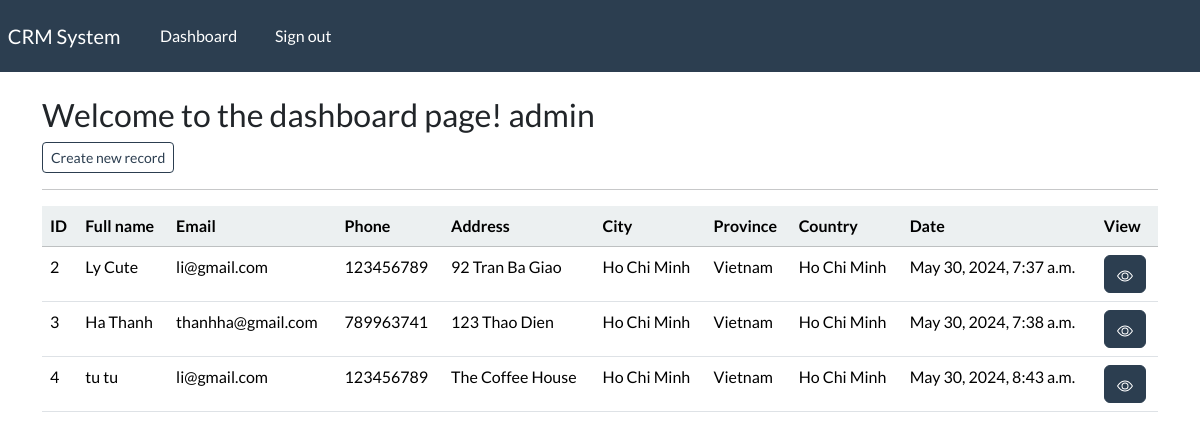
Page /dashboard (signed in) on the earlier database version.
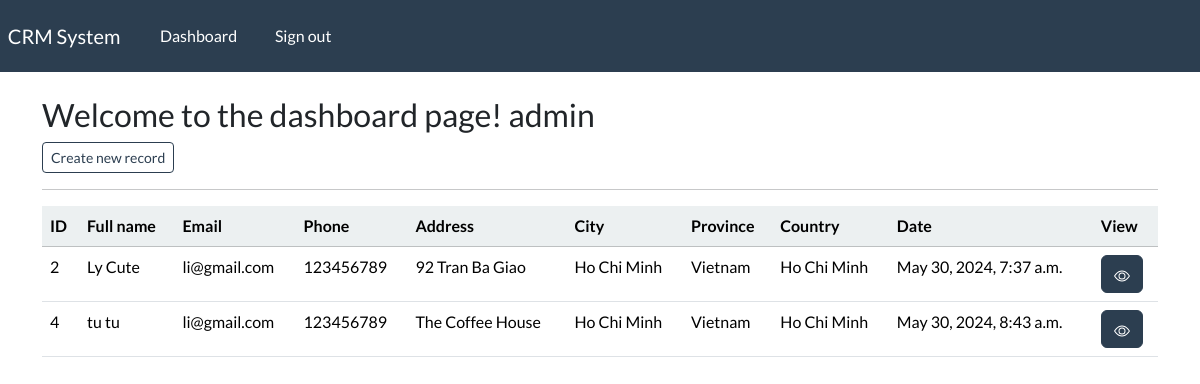
Same page on the later database version.
### webapp/models.py (models this page shows, shortened)
class Record(models.Model):
    creation_date= models.DateTimeField(auto_now_add=True)
    first_name = models.CharField(max_length=100)
    last_name = models.CharField(max_length=100)
    email= models.CharField(max_length= 255)
    phone= models.CharField(max_length=20)
    address= models.CharField(max_length=300)
    city = models.CharField(max_length=200)
    province = models.CharField(max_length=200)
    country= models.CharField(max_length=125)

### webapp/views.py (the view)
# urls.py: path("dashboard", views.dashboard, name='dashboard'),
@login_required(login_url='login')
def dashboard(request):
    my_records= Record.objects.all()
    context= {'records': my_records}
    return render(request, 'webapp/dashboard.html', context= context)

### webapp/templates/webapp/dashboard.html (shortened to what this page needs)
{% extends "webapp/base.html" %}
{% block content %}
    <h3>Welcome to the dashboard page! {{ user }}</h3>
    <a class="btn btn-outline-primary btn-sm" href="{% url 'create_record' %}">
        Create new record
    </a>
    <hr>
    <table class="table table-hover">
        <thead class="table-light">
            <tr>
                <th scope="col">ID</th>
                <th scope="col">Full name</th>
                <th scope="col">Email</th>
                <th scope="col">Phone</th>
                <th scope="col">Address</th>
                <th scope="col">City</th>
                <th scope="col">Province</th>
                <th scope="col">Country</th>
                <th scope="col">Date</th>
                <th scope="col">View</th>
            </tr>
        </thead>
        <tbody>
            {% if records %}
            {% for record in records %}
            <tr>
                <td>{{ record.id }}</td>
                <td>{{ record.first_name }}  {{record.last_name}}</td>
                <td>{{ record.email }}</td>
                <td>{{ record.phone }}</td>
                <td>{{ record.address }}</td>
                <td>{{ record.city }}</td>
                <td>{{ record.country }}</td>
                <td>{{ record.province }}</td>
                <td>{{ record.creation_date }}</td>
                <td>
                    <a href="{% url 'view-record' record.id %}" class="btn btn-primary">
                        <i class="bi bi-eye-fill"></i>
                      </a>
                </td>
            </tr>
            {% endfor %}
            {% endif %}
        </tbody>
    </table>
{% endblock %}

Differences in the rows shown:
removed Record: id "3", first_name "Ha", last_name "Thanh", email "thanhha@gmail.com", phone "789963741", address "123 Thao Dien", city "Ho Chi Minh", country "Vietnam", province "Ho Chi Minh", creation_date "May 30, 2024, 7:38 a.m."
